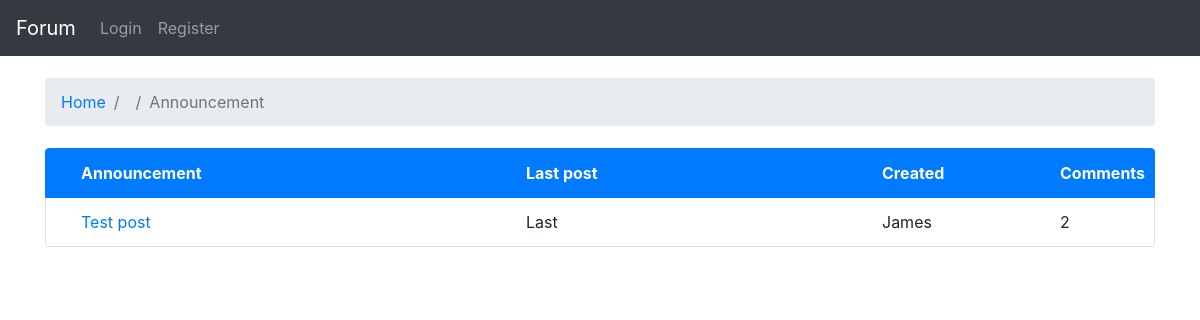
/post_list/Announcement/, run on the app's committed database.
### myForum/models.py (models this page shows, shortened)
class SubSection(models.Model):
    title = models.CharField(max_length=355, blank=False, null=False)
    description = models.CharField(max_length=500)
    section = models.ForeignKey(Section, related_name='section', on_delete=models.CASCADE, blank=False, null=False)

class Posts(models.Model):
    title = models.CharField(max_length=355)
    content = models.TextField()
    created_date = models.DateTimeField(default=timezone.now())
    subsection = models.ForeignKey(SubSection, related_name='subsection', on_delete=models.CASCADE, blank=False,
                                   null=False)
    user = models.ForeignKey(User, on_delete=models.DO_NOTHING)

### myForum/views.py (the view)
# urls.py: path('post_list/<subsection>/', views.posts_list.as_view(), name='posts_list'),
class posts_list(generic.ListView):
    model = models.Posts
    paginate_by = 25
    '''
    Get_queryset function will return a list of the posts which are related to the subsection's title
    '''
    def get_queryset(self):
        try:
            self.posts_list = models.Posts.objects.filter(
                subsection__title__iexact=self.kwargs.get('subsection')).order_by('-created_date')
        except models.Posts.DoesNotExist:
            raise Http404
        return self.posts_list.all()
    '''
    Beside the posts, the listview will also return the name of the subsection
    '''
    def get_context_data(self, *, object_list=None, **kwargs):
        context = super().get_context_data(**kwargs)
        context['subsection'] = self.kwargs.get('subsection')
        return context

### myForum/templates/myForum/posts_list.html (shortened to what this page needs)
{% extends 'base.html' %}
{% block content %}
    <nav aria-label="breadcrumb" style="margin-top:2%">
        <ol class="breadcrumb">
            <li class="breadcrumb-item"><a href="{% url 'myForum:homepage' %}">Home</a></li>
            <li class="breadcrumb-item"><a href="#"></a></li>
            <li class="breadcrumb-item active" aria-current="page">{{ subsection.title }}</li>
        </ol>
    </nav>
    <ul class="list-group" style="margin-top:2%">
        <li class="list-group-item list-group-item-action active" style="font-weight:bolder" aria-disabled="true">
            <div class="container">
                <div class="row">
                    <div class="col-sm-5">
                        {{ subsection }}
                    </div>
                    <div class="col-sm-4">Last post</div>
                    <div class="col-sm-2">Created</div>
                    <div class="col-sm-1">Comments</div>
                </div>
            </div>
        </li>
        {% for post in object_list %}
            <li class="list-group-item">
                <div class="container">
                    <div class="row">
                        <div class="col-sm-5">
                            <a href="{% url 'myForum:comments_list' subsection=subsection.title post=post.title %}">
                                {{ post.title }}
                            </a>
                        </div>
                        <div class="col-sm-4">Last</div>
                        <div class="col-sm-2">{{ post.user.username }}</div>
                        <div class="col-sm-1">{{ post.post.count }}</div>
                    </div>
                </div>
            </li>
        {% endfor %}
    </ul>
{% endblock %}

### data on the page
SubSection: title "Announcement"
Posts: title "Test post", user.username "James", post.count "2"
